Frame 1 (no input): blank canvas, image omitted
Frame 60 (no input): blank canvas, image omitted
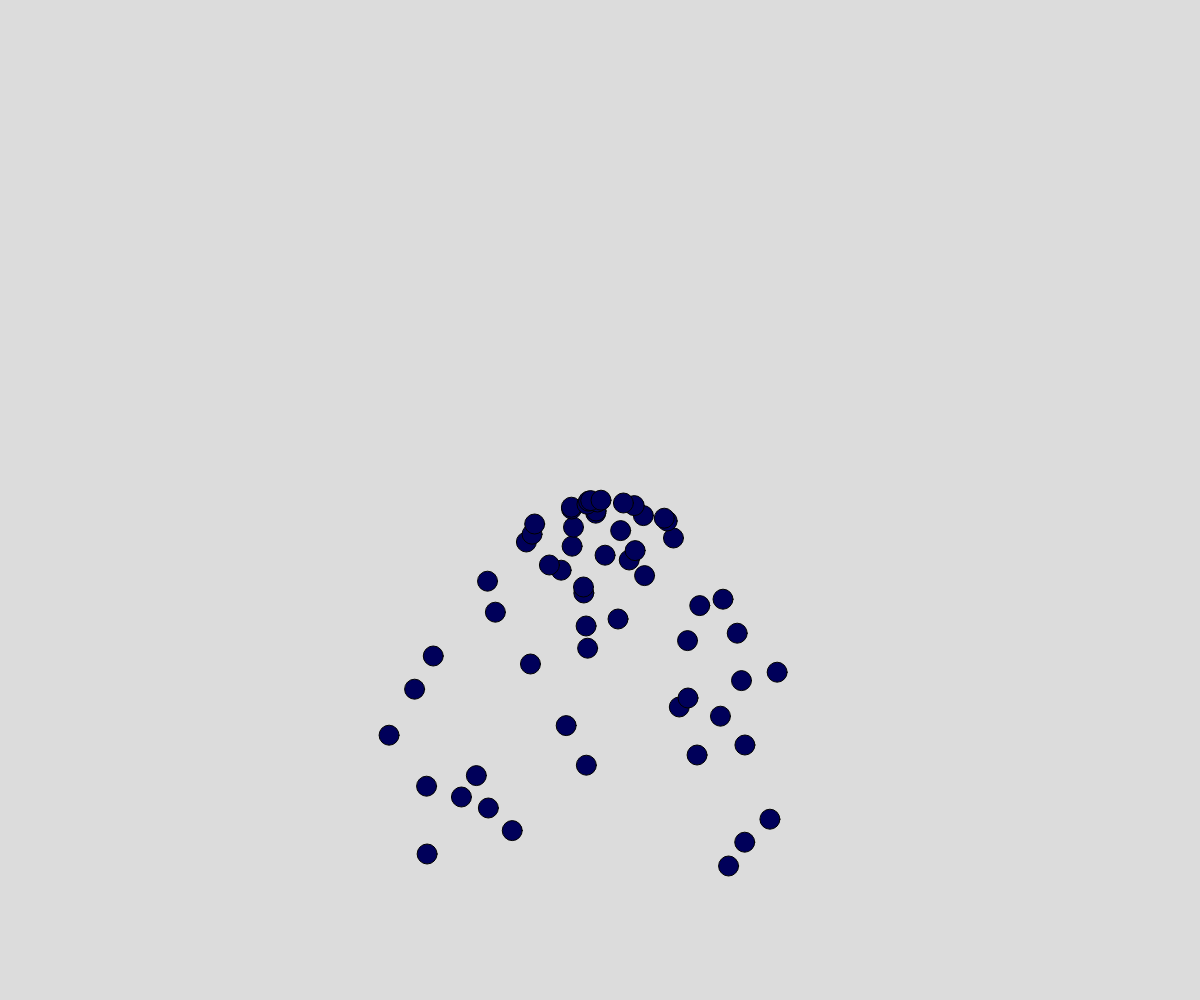
Frame 120 (the mouse pressed at the canvas centre since frame 60)

The p5.js sketch whose frames 1 and 60 were blank and that drew this single picture after the mouse press (run headless with seeded random() and noise() and a simulated clock; from frame 60 on, the mouse is pressed at the canvas centre):

// p5.js sketch
// ── sketch.js
// Vectors
// Logan Roy
// November 21, 2025
// useful for modeling forces...

let objects = [];

function setup() {
  createCanvas(windowWidth, windowHeight);
}

function draw() {
  background(220);
  if(mouseIsPressed){
    objects.push(new Ball(mouseX, mouseY))
  }
  for(let o of objects){
    o.move();
    //o.calcMouse();
    o.display();
  }
}



class Ball{
  constructor(x,y){
    this.pos = createVector(x, y);
    this.vel = createVector(random(5, -5));
    this.grav = createVector(0, 0.2); //Mouse Attractor
}

  calcMouse(){
    // mouse vector "attractor"calculations
    this.grav = createVector(mouseX, mouseY);
    this.grav.sub(this.pos);
    this.grav.normalize(); // set hyp
    this.grav.mult(4);
    }

  move(){
    // update the velocity and position vectors
    this.vel.add(this.grav);
    this.vel.limit(20); // can't go outside -20 and 20
    this.pos.add(this.vel);

    // wall-floor bounce
    if(this.pos.x < 0 || this.pos.x > width){
      this.vel.x *= -1;
    }

    if(this.pos.y > height){
      this.vel.y *= -0.92;
    }
  }

  display(){
    // display ball
    fill(0,0,90);
    circle(this.pos.x, this.pos.y, 20);

    // display vectors
    if (false){//???
      stroke(255, 0, 0);
      line(0, 0, this.pos.x, this.pos.y);
      
      let endX = this.pos.x + this.vel.x;
      let endY = this.pos.y + this.vel.y;


      stroke(0, 0, 255);
      line(this.pos.x, this.pos.y, endX, endY);

      stroke(0, 255, 0);
      line(endX, endY, endX + this.grav.x, endY + this.grav.y);

      
    }
  }
}
